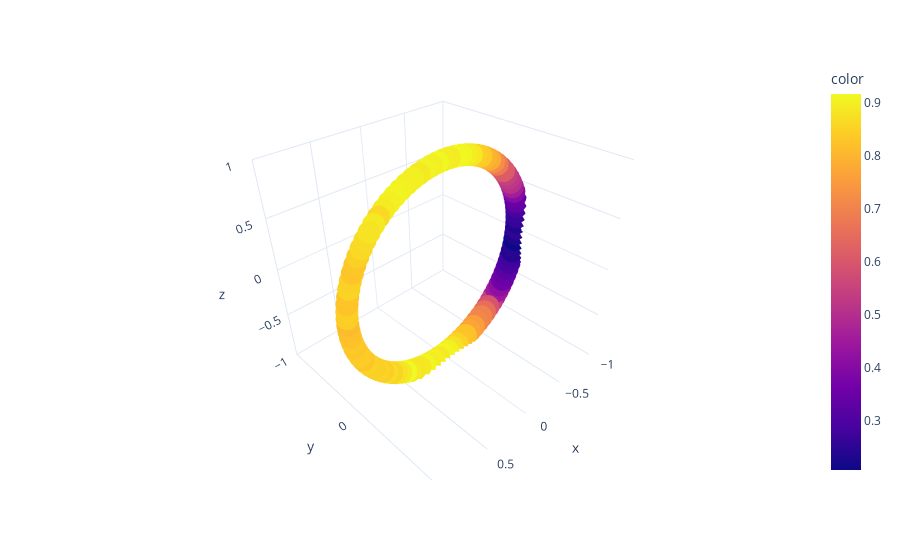

Notebook code for this chart:
### Code cell
#FIDELITY OF FIRST COPY
# Make data.
thetas=data_sheet["θ"]
phis=data_sheet["ϕ"]
x, y, z = np.cos(phis) * np.sin(thetas), np.sin(phis) * np.sin(thetas), np.cos(thetas);

# Plot the surface. F_measured/F_theory
df = px.data.iris()
fig = px.scatter_3d(df, x, y, z, color=data_sheet.prob_0_qubit_0, template="plotly_white")
fig.update_layout(
    scene = dict(
        xaxis = dict(range=[-1,1],),
        yaxis = dict(range=[-1,1],),
        zaxis = dict(range=[-1,1],)
    )
)
fig.update_layout(scene_aspectmode='cube')
fig.show()
print("Number of points: ", len(x))
print("Average fidelity: ", np.average(data_sheet.prob_0_qubit_0))
print("Standard deviation: ", np.std(data_sheet.prob_0_qubit_0))
